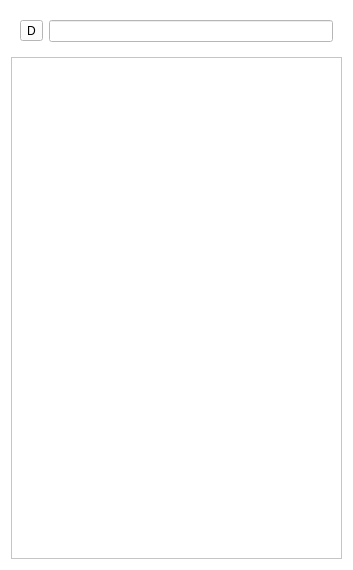
<?xml version="1.0" encoding="UTF-8"?>
<ui version="4.0">
 <class>UserList</class>
 <widget class="QWidget" name="UserList">
  <property name="geometry">
   <rect>
    <x>0</x>
    <y>0</y>
    <width>353</width>
    <height>570</height>
   </rect>
  </property>
  <property name="windowTitle">
   <string>Form</string>
  </property>
  <property name="styleSheet">
   <string notr="true">background-color: rgb(255, 255, 255);</string>
  </property>
  <layout class="QVBoxLayout" name="verticalLayout_2">
   <item>
    <widget class="QWidget" name="widget" native="true">
     <layout class="QHBoxLayout" name="horizontalLayout_2">
      <item>
       <widget class="QToolButton" name="toolButton">
        <property name="text">
         <string>D</string>
        </property>
       </widget>
      </item>
      <item>
       <widget class="QLineEdit" name="lineEdit">
        <property name="styleSheet">
         <string notr="true">border-color: rgb(0, 170, 255);
border-top-color:  rgb(0, 170, 255);</string>
        </property>
       </widget>
      </item>
     </layout>
    </widget>
   </item>
   <item>
    <widget class="QScrollArea" name="scrollArea">
     <property name="widgetResizable">
      <bool>true</bool>
     </property>
     <widget class="QWidget" name="scrollAreaWidgetContents">
      <property name="geometry">
       <rect>
        <x>0</x>
        <y>0</y>
        <width>329</width>
        <height>489</height>
       </rect>
      </property>
      <layout class="QVBoxLayout" name="verticalLayout_3">
       <item>
        <layout class="QVBoxLayout" name="Layout">
         <property name="leftMargin">
          <number>10</number>
         </property>
         <property name="topMargin">
          <number>20</number>
         </property>
         <property name="rightMargin">
          <number>50</number>
         </property>
         <property name="bottomMargin">
          <number>10</number>
         </property>
        </layout>
       </item>
       <item>
        <spacer name="verticalSpacer">
         <property name="orientation">
          <enum>Qt::Vertical</enum>
         </property>
         <property name="sizeHint" stdset="0">
          <size>
           <width>20</width>
           <height>40</height>
          </size>
         </property>
        </spacer>
       </item>
      </layout>
     </widget>
    </widget>
   </item>
  </layout>
 </widget>
 <resources/>
 <connections/>
</ui>
